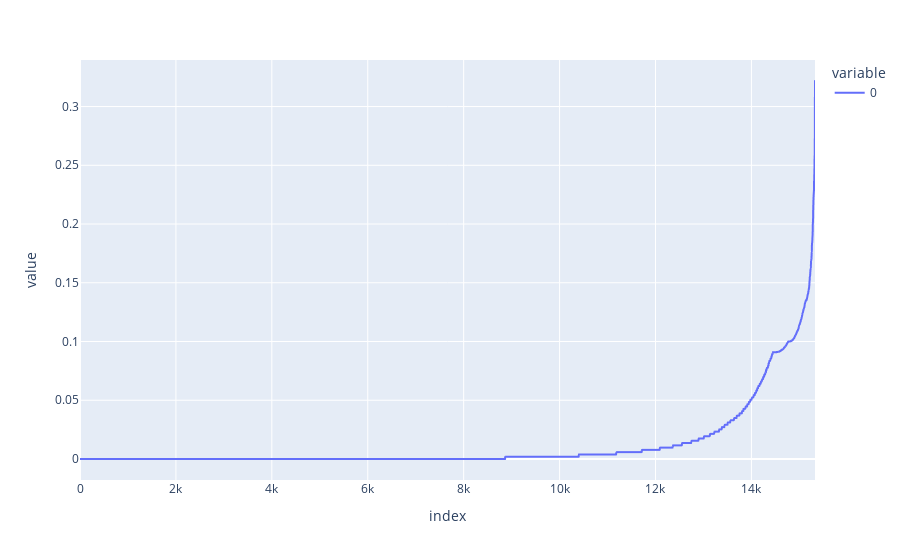

Source (notebook cell):
### Markdown cell above
#### DBSCAN parameters:
- ##### for min_samples i'll try values >= to the dimensionality of X
- ##### for eps i'll use NearestNeighbors to find the average distance between each point and its n_neighbors
- ##### n_neighbors will be equal to min_samples

### Code cell
from sklearn.cluster import DBSCAN
from sklearn.neighbors import NearestNeighbors
import plotly.express as px


ngbrs = NearestNeighbors(n_neighbors=20)
ngbrs_fit = ngbrs.fit(X)
neigh_dist, neigh_indices = ngbrs.kneighbors(X)

# sorting distances in ascending order
neigh_dist = np.sort(neigh_dist, axis=0)
neigh_dist = neigh_dist[:,1]

#plt.plot(neigh_dist)   # not accurate enough
px.line(neigh_dist)

### Figure 1 — Plotly figure (JSON) as saved in the notebook; plotly's stock layout.template omitted (floating-point values rounded to 4 significant figures; data arrays with more than 128 entries replaced by an {"elided": "..."} marker saying what was removed)
{"data": [{"hovertemplate": "variable=0<br>index=%{x}<br>value=%{y}<extra></extra>", "legendgroup": "0", "line": {"color": "#636efa", "dash": "solid"}, "marker": {"symbol": "circle"}, "mode": "lines", "name": "0", "showlegend": true, "type": "scattergl", "x": {"elided": "15327 int values"}, "xaxis": "x", "y": {"elided": "15327 float values"}, "yaxis": "y"}], "layout": {"legend": {"title": {"text": "variable"}, "tracegroupgap": 0}, "margin": {"t": 60}, "xaxis": {"anchor": "y", "domain": [0, 1], "title": {"text": "index"}}, "yaxis": {"anchor": "x", "domain": [0, 1], "title": {"text": "value"}}}}
